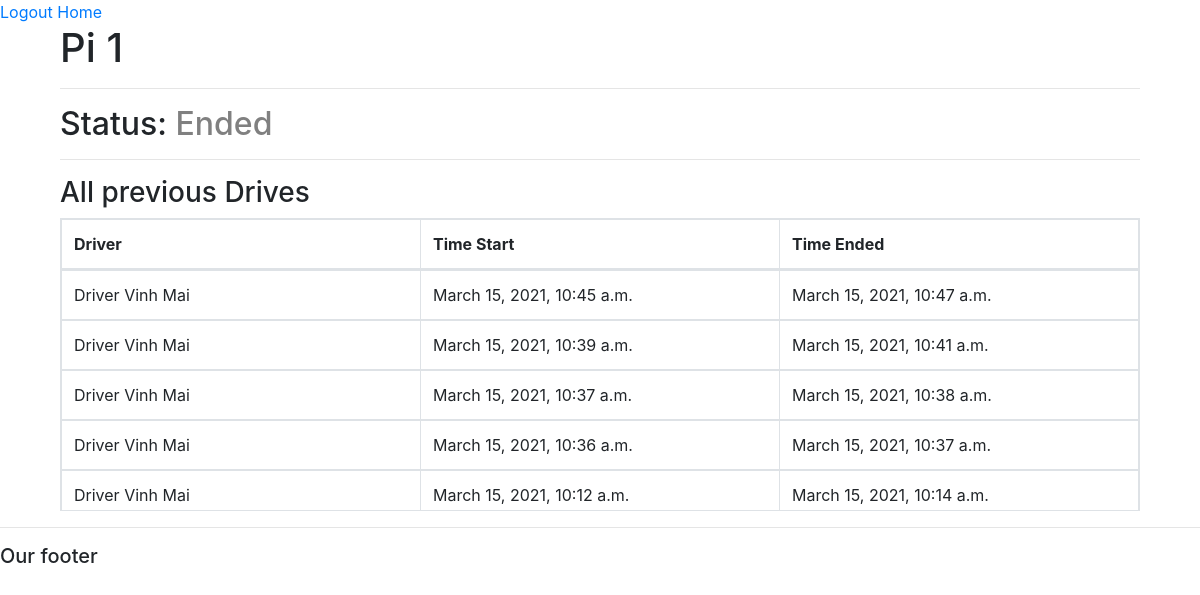
The app's page /drives/drives_of_pi/1/, older data.
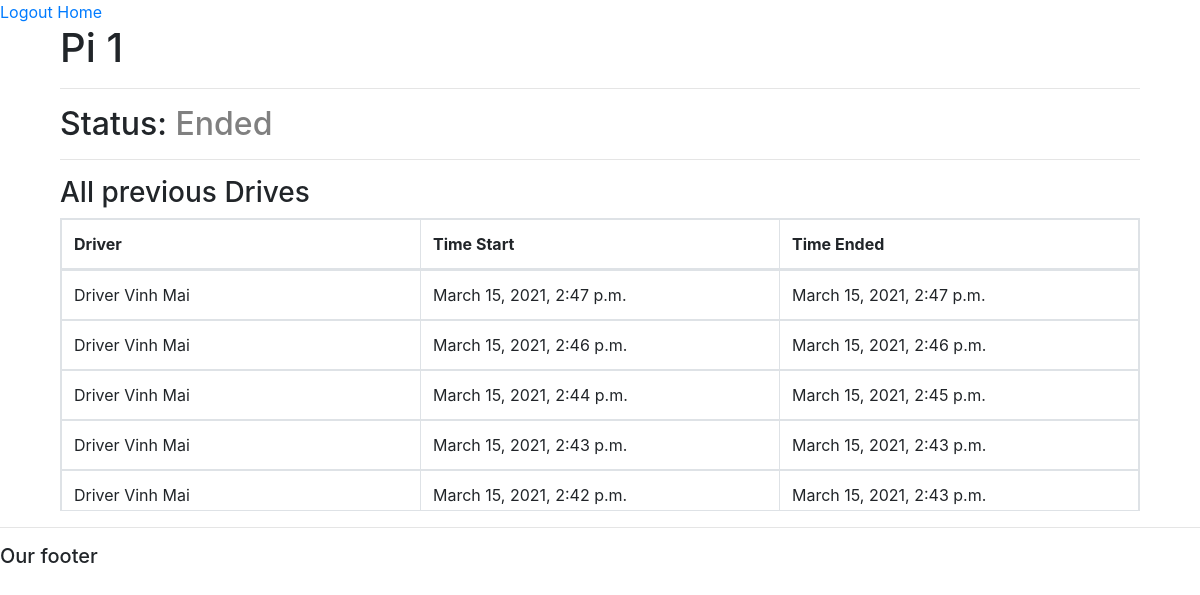
The same page, newer data.
### realtime/models.py (models this page shows, shortened)
class Drive(models.Model):
    STATUS = (
        ("ongoing", "ongoing"),
        ("ended", "ended"),
    )
    device = models.ForeignKey(RaspDevice, null=True, on_delete=models.CASCADE)
    startTime = models.DateTimeField(null=True)
    status = models.CharField(max_length=20, choices=STATUS)
    endTime = models.DateTimeField(null=True)

### accounts/models.py (models this page shows, shortened)
class RaspDevice(models.Model):
    STATUS = (
        ("online", "online"),
        ("offline", "offline"),
    )
    name = models.CharField(max_length=50)
    car = models.OneToOneField(Car, null=True, on_delete=models.SET_NULL)
    status = models.CharField(max_length=50, null=True, blank=True, choices=STATUS)
    lastActive = models.DateTimeField(null=True, blank=True)
    date_created = models.DateTimeField(auto_now_add=True)
    def __str__(self):
        return self.name

class Car(models.Model):
    name = models.CharField(max_length=50)
    driver = models.ForeignKey(Driver, null=True, on_delete=models.CASCADE)

class Driver(models.Model):
    profile = models.OneToOneField(Profile, null=True, on_delete=models.CASCADE)
    licenseDriver = models.CharField(max_length=10, null=True, blank=True)
    def __str__(self):
        return "Driver " + self.profile.name

class Profile(models.Model):
    ROLES = (
        ("admin", "admin"),
        ("driver", "driver"),
    )
    user = models.OneToOneField(User, null=True, blank=True, on_delete=models.CASCADE)
    name = models.CharField(max_length=50)
    phone = models.CharField(max_length=20, null=True, blank=True)
    role = models.CharField(max_length=20, choices=ROLES)
    email = models.CharField(max_length=30, null=True, blank=True)
    date_created = models.DateTimeField(auto_now_add=True)

### realtime/views.py (the view)
# urls.py: path("drives_of_pi/<str:id>/", views.drivesOfPi, name="drivesOfPi"),
def drivesOfPi(request, id):
    piDevice = RaspDevice.objects.get(id=id)
    previousDrives = (
        piDevice.drive_set.all().filter(status="ended").order_by("-startTime")
    )
    onDrive = (
        piDevice.drive_set.all().get(status="ongoing")
        if piDevice.status == "online"
        else None
    )
    context = {"pi": piDevice, "previousDrives": previousDrives, "onDrive": onDrive}
    return render(request, "drivesOfPi.html", context)

### realtime/templates/drivesOfPi.html (shortened to what this page needs)
{% extends 'accounts/main.html' %} {% load static %} {% block content %}
<div class="container">
    <div class="container">
        <h1>{{ pi }}</h1>
        <hr>
        <div class="info">
            {% if pi.status == 'online' %}
            <h2>Status: <span style="color: lightgreen;">Ongoing</span></h2>
            <h3>StartTime: {{ onDrive.startTime }}</h3>
            {% else %}
            <h2>Status: <span style="color: gray;">Ended</span></h2>
            {% endif %}
        </div>
        <hr>
        <div class="historyTable">
            <h3>All previous Drives</h3>
            <div>
                <table class="table table-bordered">
                    <thead>
                        <tr>
                            <th scope="col">Driver</th>
                            <th scope="col">Time Start</th>
                            <th scope="col">Time Ended</th>
                        </tr>
                    </thead>
                    <tbody id="myTable">
                        {% for drive in previousDrives %}
                        <tr>
                            <td>{{ drive.device.car.driver }}</td>
                            <td>{{ drive.startTime }}</td>
                            <td>{{ drive.endTime }}</td>
                        </tr>
                        {% endfor %}
                    </tbody>
                </table>
            </div>
        </div>
    </div>
</div>
{% endblock %}

Row changes from the older to the newer data that the page shows:
no longer on this page (row unchanged): Drive: device.car.driver "Driver Vinh Mai", startTime "March 15, 2021, 10:45 a.m.", endTime "March 15, 2021, 10:47 a.m."
no longer on this page (row unchanged): Drive: device.car.driver "Driver Vinh Mai", startTime "March 15, 2021, 10:39 a.m.", endTime "March 15, 2021, 10:41 a.m."
no longer on this page (row unchanged): Drive: device.car.driver "Driver Vinh Mai", startTime "March 15, 2021, 10:37 a.m.", endTime "March 15, 2021, 10:38 a.m."
no longer on this page (row unchanged): Drive: device.car.driver "Driver Vinh Mai", startTime "March 15, 2021, 10:36 a.m.", endTime "March 15, 2021, 10:37 a.m."
no longer on this page (row unchanged): Drive: device.car.driver "Driver Vinh Mai", startTime "March 15, 2021, 10:12 a.m.", endTime "March 15, 2021, 10:14 a.m."
added Drive: device.car.driver "Driver Vinh Mai", startTime "March 15, 2021, 2:47 p.m.", endTime "March 15, 2021, 2:47 p.m."
added Drive: device.car.driver "Driver Vinh Mai", startTime "March 15, 2021, 2:46 p.m.", endTime "March 15, 2021, 2:46 p.m."
added Drive: device.car.driver "Driver Vinh Mai", startTime "March 15, 2021, 2:44 p.m.", endTime "March 15, 2021, 2:45 p.m."
added Drive: device.car.driver "Driver Vinh Mai", startTime "March 15, 2021, 2:43 p.m.", endTime "March 15, 2021, 2:43 p.m."
added Drive: device.car.driver "Driver Vinh Mai", startTime "March 15, 2021, 2:42 p.m.", endTime "March 15, 2021, 2:43 p.m."
